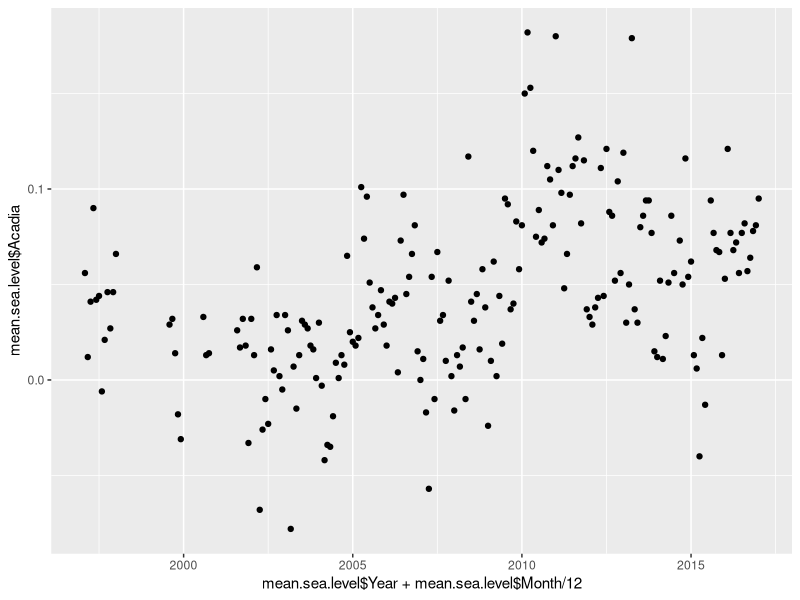
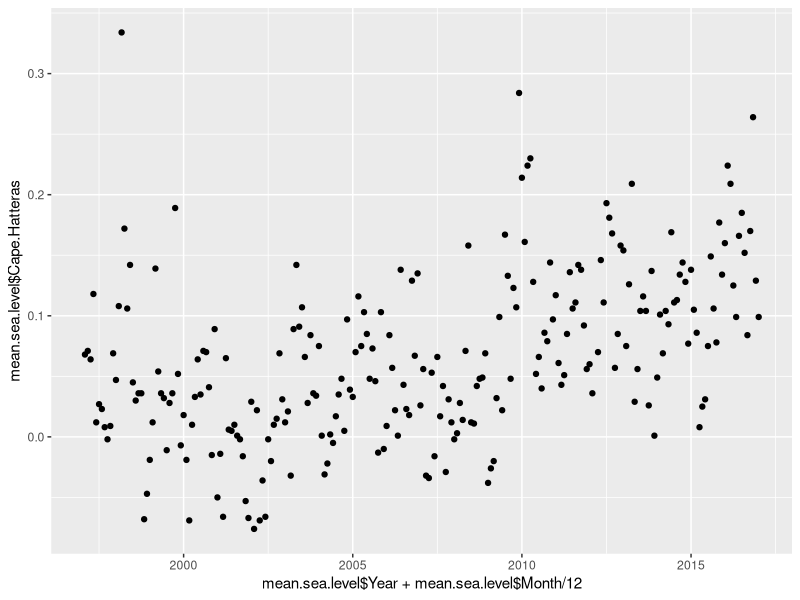
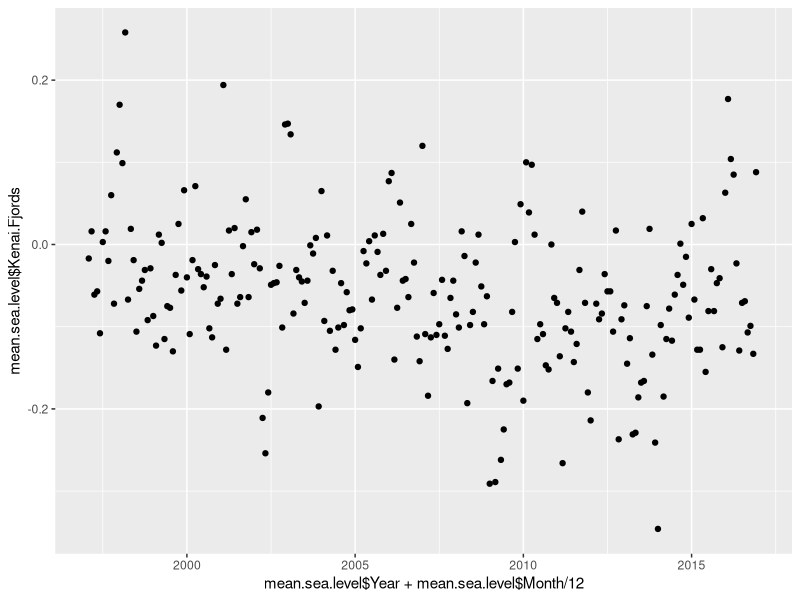
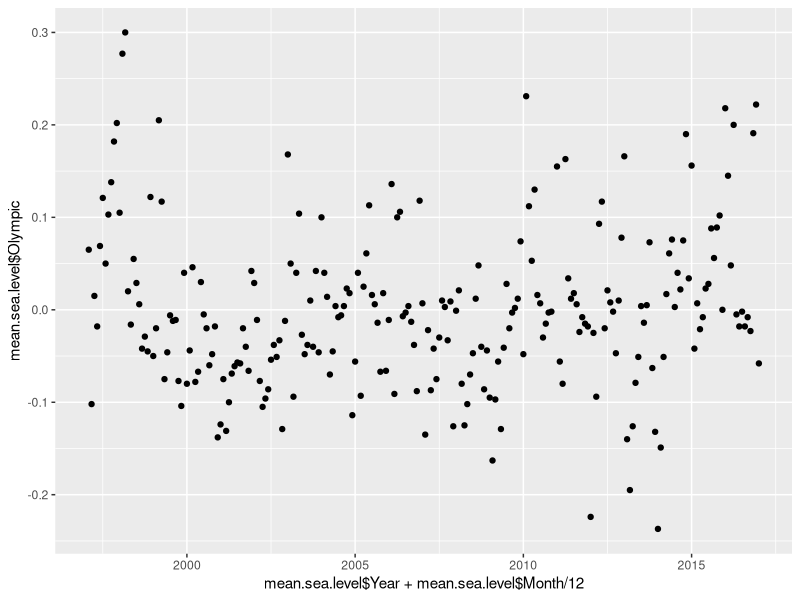
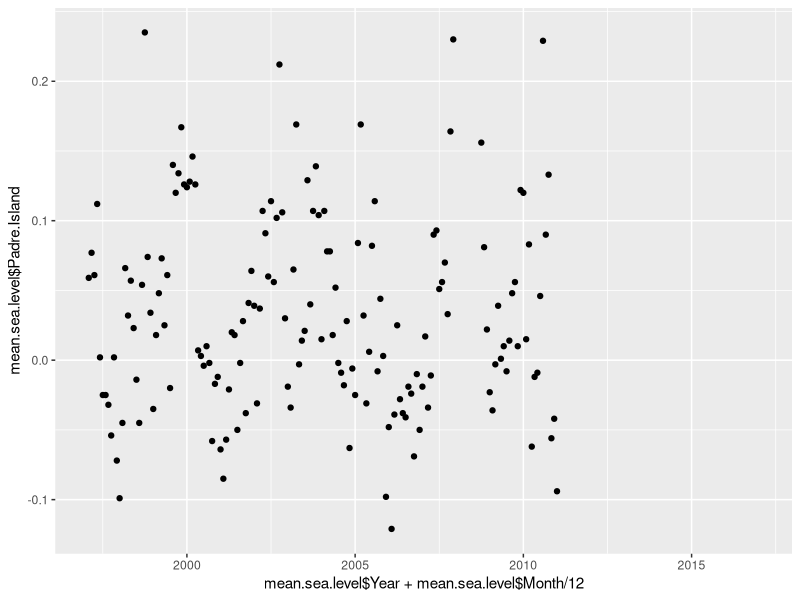
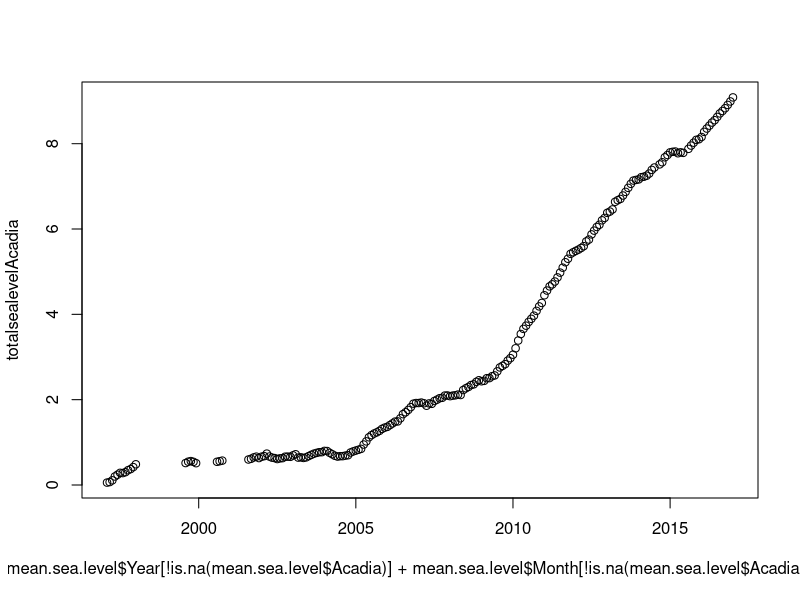
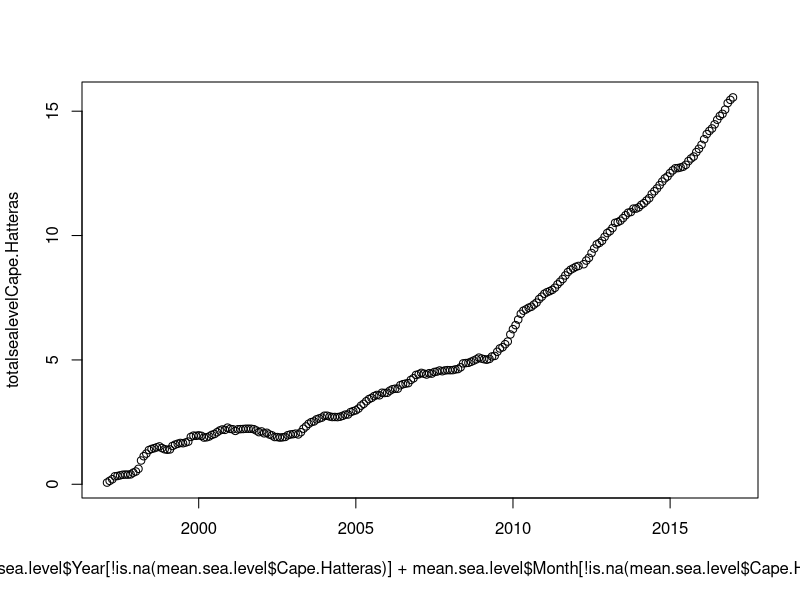
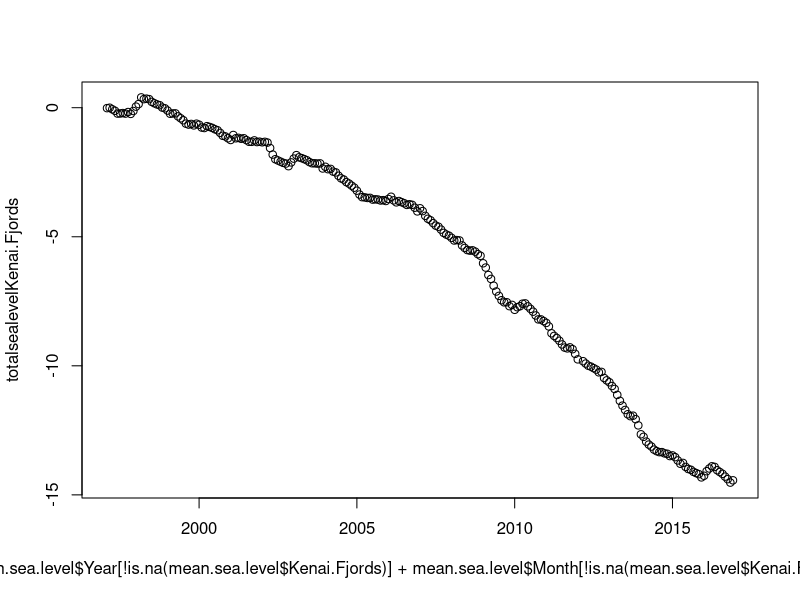

The R source for these figures, in order:
# Mean Sea Level

library(ggplot2)

setwd("~/Desktop/MOODIES")

mean.sea.level <- read.csv("data/MeanSeaLevel.csv")

totalsealevelAcadia = cumsum(y=mean.sea.level$Acadia)

qplot(
  x=mean.sea.level$Year + mean.sea.level$Month / 12,
  y=mean.sea.level$Acadia
)

qplot(
  x=mean.sea.level$Year + mean.sea.level$Month / 12,
  y=mean.sea.level$Cape.Hatteras
)

qplot(
  x=mean.sea.level$Year + mean.sea.level$Month / 12,
  y=mean.sea.level$Kenai.Fjords
)

qplot(
  x=mean.sea.level$Year + mean.sea.level$Month / 12,
  y=mean.sea.level$Olympic
)

qplot(
  x=mean.sea.level$Year + mean.sea.level$Month / 12,
  y=mean.sea.level$Padre.Island
)

nonaacadia = mean.sea.level$Acadia[!is.na(mean.sea.level$Acadia)]
totalsealevelAcadia = cumsum(nonaacadia)

plot(
  x=mean.sea.level$Year[!is.na(mean.sea.level$Acadia)] + mean.sea.level$Month[!is.na(mean.sea.level$Acadia)] / 12,
  y= totalsealevelAcadia
)

nonahatteras = mean.sea.level$Cape.Hatteras[!is.na(mean.sea.level$Cape.Hatteras)]
totalsealevelCape.Hatteras = cumsum(nonahatteras)

plot(
  x=mean.sea.level$Year[!is.na(mean.sea.level$Cape.Hatteras)] + mean.sea.level$Month[!is.na(mean.sea.level$Cape.Hatteras)] / 12,
  y= totalsealevelCape.Hatteras
)

nonakenai = mean.sea.level$Kenai.Fjords[!is.na(mean.sea.level$Kenai.Fjords)]
totalsealevelKenai.Fjords = cumsum(nonakenai)

plot(
  x=mean.sea.level$Year[!is.na(mean.sea.level$Kenai.Fjords)] + mean.sea.level$Month[!is.na(mean.sea.level$Kenai.Fjords)] / 12,
  y= totalsealevelKenai.Fjords
)

nonaolympic = mean.sea.level$Olympic[!is.na(mean.sea.level$Olympic)]
totalsealevelOlympic= cumsum(nonaolympic)

plot(
  x=mean.sea.level$Year[!is.na(mean.sea.level$Olympic)] + mean.sea.level$Month[!is.na(mean.sea.level$Olympic)] / 12,
  y= totalsealevelOlympic
)

nonapadre = mean.sea.level$Padre.Island[!is.na(mean.sea.level$Padre.Island)]
totalsealevelPadre.Island= cumsum(nonapadre)

plot(
  x=mean.sea.level$Year[!is.na(mean.sea.level$Padre.Island)] + mean.sea.level$Month[!is.na(mean.sea.level$Padre.Island)] / 12,
  y= totalsealevelPadre.Island
)
